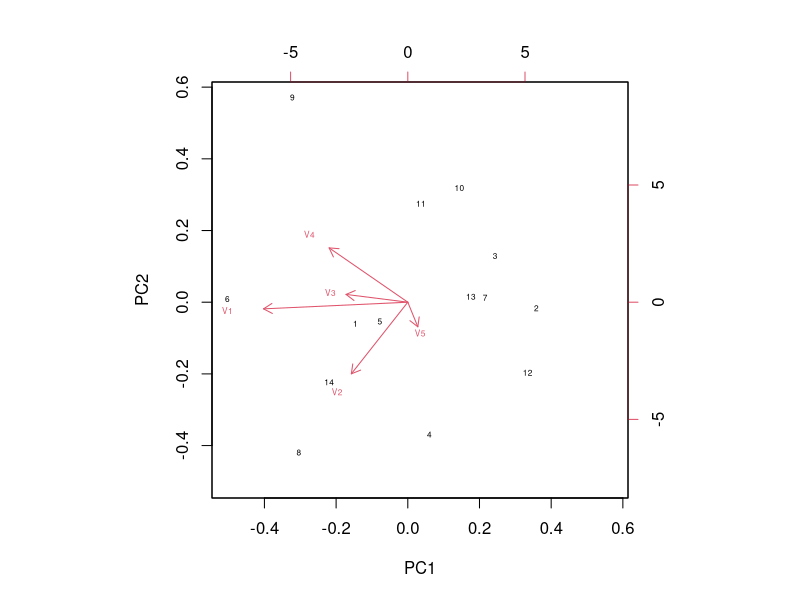
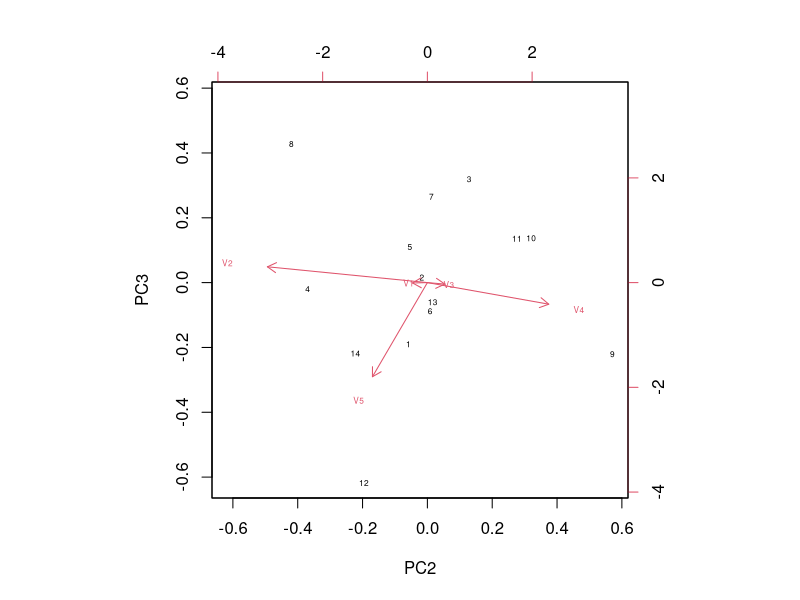
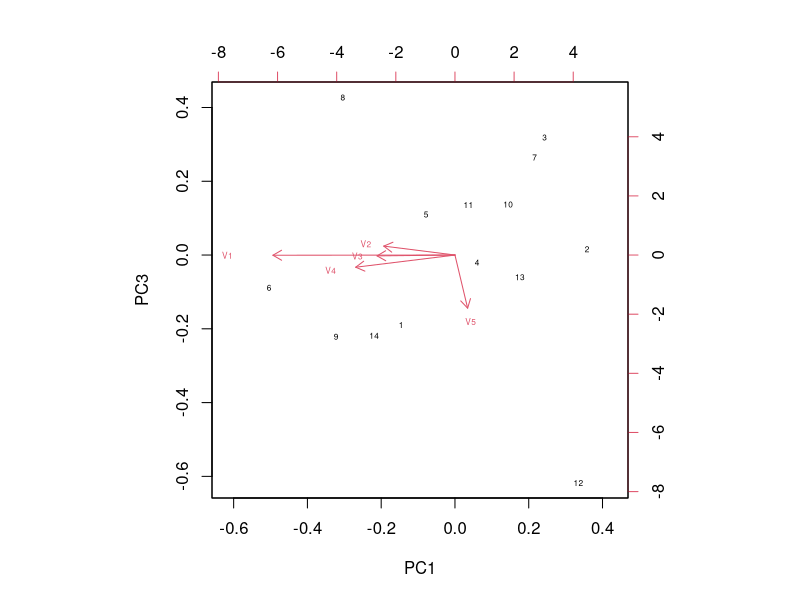
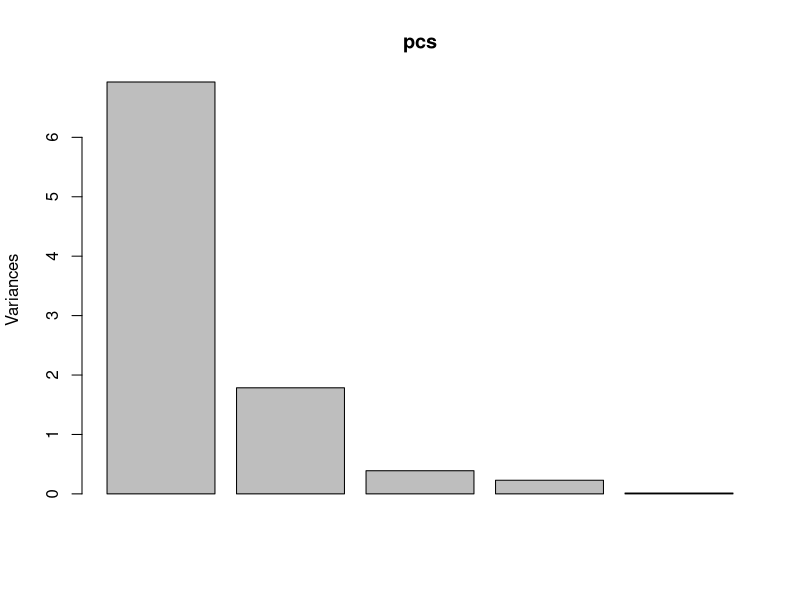
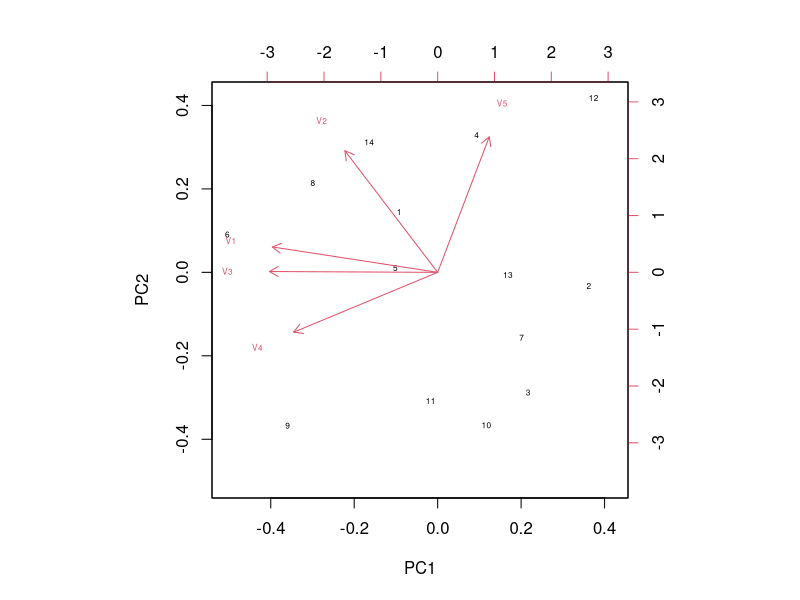

Write R code to recreate these figures, in order.
#.r script for running PCA, adapted from MVO 010 from the BAT


#Data input

m <- read.table("T8-5.DAT")
m

#Principal components analysis

?prcomp #Run this if you want to learn more about the percomp() function
pcs <- prcomp(m, retex=TRUE, center = TRUE, scale = FALSE) #scale = FALSE makes sure that the original variables keep their individual scales
pcs
pcs$x
pcs$center
pcs$scale

#biplot
biplot(pcs, choices = c(1,2), cex = 0.5) #Looking at principal components 1 and 2
biplot(pcs, choices = c(2,3), cex = 0.5) #Looting at principal components 2 and 3
biplot(pcs, choices = c(1,3), cex = 0.5) #looking at principal components 1 and 3

#screeplot
plot(pcs)

#PCA sing correlation matrix

#You generally use this if the original variables have different scales
pcs_2 <- prcomp(m, scale = TRUE) #scale = TRUE scales the original variables so they are comparable.

#Doing the same as before
pcs_2
pcs_2$x
pcs_2$center
pcs_2$scale


biplot(pcs_2, choices = c(1,2), cex = 0.5)
#Notice that this biplot looks a bit different from the original biplots
